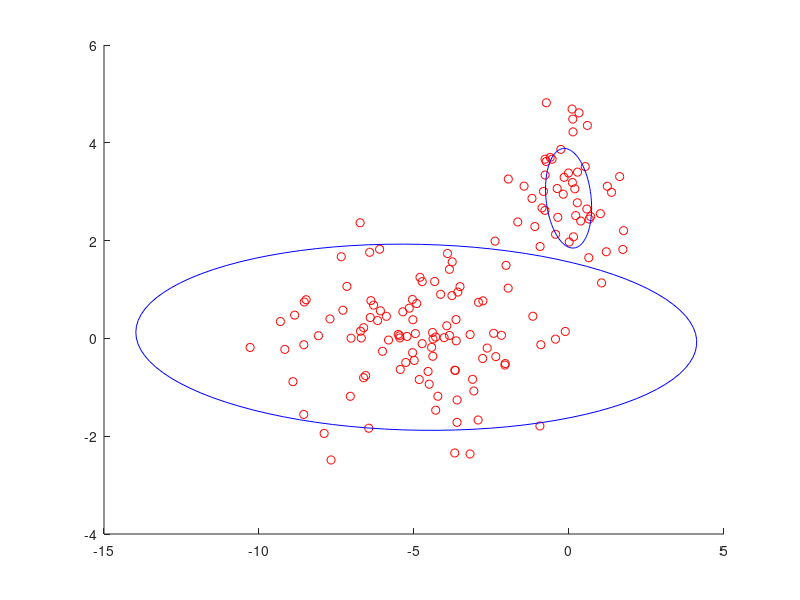

Recreate this plot in MATLAB.
x=[2*randn(1,100)-5 randn(1,50); randn(1,100) randn(1,50)+3];
[d,n]=size(x); m=5; z=mod(randperm(n),m)+1;
a0=1; b0=1; n0=1; W0=eye(d);
for o=1:100
  for i=1:n
    g=(1:n~=i); X=x(:,g); Z=z(g);
    for k=1:m
      p(k)=0; e=(Z==k); t=sum(e);
      if t~=0
        u=n0+t-d+1; b=b0+t; c=sum(X(:,e),2); xi=x(:,i)-c/t; 
        W=inv((b+1)/b/u*(W0+X(:,e)*X(:,e)'-c*c'/b));
        p(k)=(a0+t-1)*gamma((u+d)/2)/gamma(u/2)*u^(-d/2) ...
             *sqrt(det(W))*(1+xi'*W*xi/u)^(-(u+d)/2);
    end, end
    z(i)=find(cumsum(p/sum(p))>rand,1);
end, end

figure(1); clf; hold on
plot(x(1,:),x(2,:),'ro'); v=linspace(0,2*pi,100);
for k=1:m
  e=(z==k); t=sum(e); nu(k)=n0+t; u=nu(k)-d+1; b=b0+t;
  c=sum(x(:,e),2); w(k)=a0+t; h(:,k)=c/b; W(:,:,k)=zeros(d);
  if t~=0
    W(:,:,k)=inv((W0+x(:,e)*x(:,e)'-c*c'/b));
  end
end
w=w./sum(w);
for k=1:m
  [V,D]=eig(nu(k)*W(:,:,k));
  X=3*w(k)*V'*[cos(v)/D(1,1); sin(v)/D(2,2)];
  plot(h(1,k)+X(1,:),h(2,k)+X(2,:),'b-')
end
